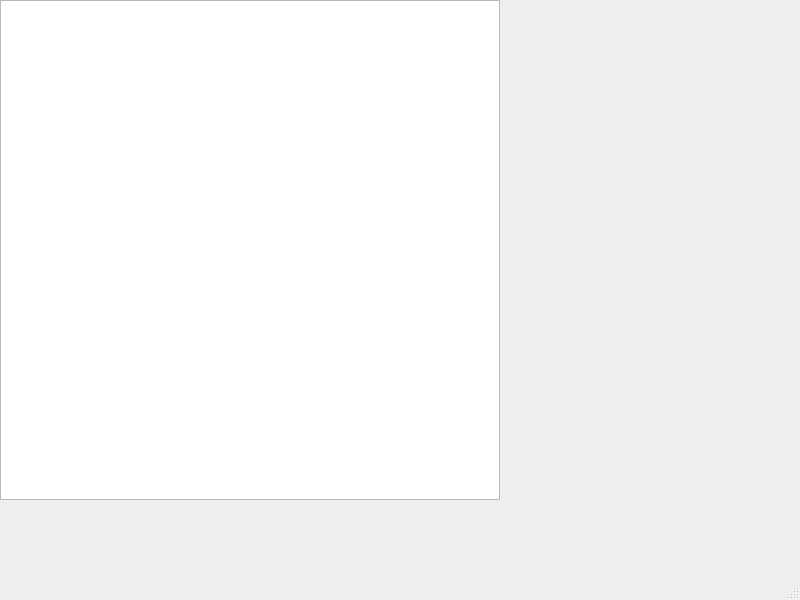
<?xml version="1.0" encoding="UTF-8"?>
<ui version="4.0">
 <class>MainWindow</class>
 <widget class="QMainWindow" name="MainWindow">
  <property name="geometry">
   <rect>
    <x>0</x>
    <y>0</y>
    <width>800</width>
    <height>600</height>
   </rect>
  </property>
  <property name="windowTitle">
   <string>MainWindow</string>
  </property>
  <widget class="QWidget" name="centralwidget">
   <widget class="QGraphicsView" name="graphicsView">
    <property name="geometry">
     <rect>
      <x>0</x>
      <y>0</y>
      <width>500</width>
      <height>500</height>
     </rect>
    </property>
   </widget>
  </widget>
  <widget class="QMenuBar" name="menubar">
   <property name="geometry">
    <rect>
     <x>0</x>
     <y>0</y>
     <width>800</width>
     <height>22</height>
    </rect>
   </property>
  </widget>
  <widget class="QStatusBar" name="statusbar"/>
 </widget>
 <resources/>
 <connections/>
</ui>
